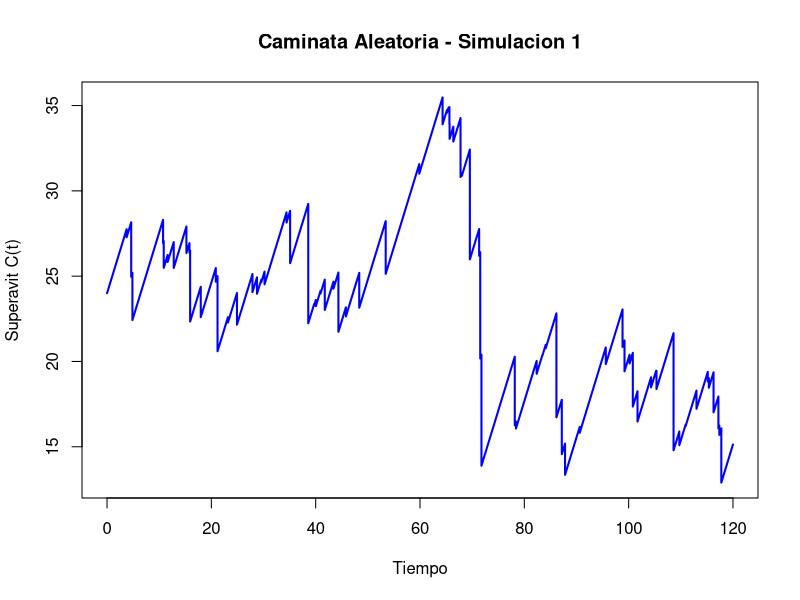
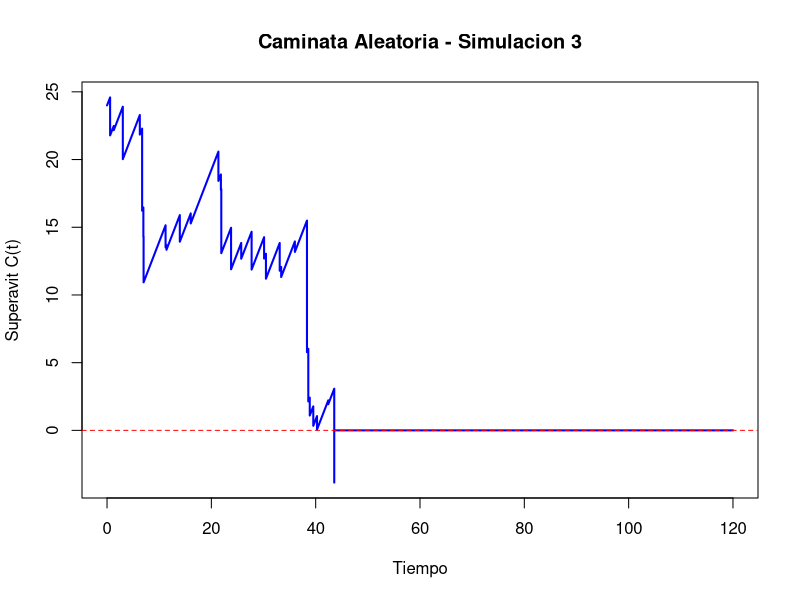

Recreate these plots in R, in order. (Note: a time limit stopped this script after it produced the figures.)
set.seed(89)  # para reproducibilidad

### MODELO ###

# PARTE III: Evaluar estrategias de inyeccion
# Sin inyecciones

## Parametros generales del modelo
u <- 24 # capital inicial
c <- 1 # tasa de ingreso de primas por unidad de tiempo
Tmax <- 120 # tiempo total a simular
nsim <- 10000 # Numero de simulaciones para Monte Carlo

## Parametros de frecuencia
# Parametros de la distribucion de arribos de siniestros (Exponencial)
lambda <- 0.6

## Parametros de tamano
# Parametros de la distribucion de tamanos de siniestros (Exponencial)
lambda_2 <- 0.5

### Monte Carlo ###

## Condiciones iniciales
contador_ruinas <- 0 # Contador de ruinas
contador_no_ruinas <- 0 # Contador de no-ruinas
tiempos_ruina <- numeric() # Tiempos de ruinas
utilidades <- numeric(nsim) # Utilidades
graficado_ruina <- FALSE
graficado_no_ruina <- FALSE

## Simulaciones
for (i in 1:nsim) {
  
  ## Tiempos de arribo de los siniestros
  arribos_brutos_sin <- cumsum(rexp(n = Tmax * lambda * 2, rate = lambda))
  if (tail(arribos_brutos_sin, 1) < Tmax) {
    warning("No se generaron suficientes eventos para cubrir hasta Tmax. Aumentar n.")
  }
  arribos_sin <- arribos_brutos_sin[arribos_brutos_sin <= Tmax]
  n_sin <- length(arribos_sin)
  
  ## Tamanos de los siniestros
  siniestros <- rexp(n_sin, rate = lambda_2)
  
  ### PROCESO DE SUPERAVIT ###
  
  ## Malla temporal
  malla_temp <- seq(0, Tmax, by = 0.001)
  Ct <- numeric(length(malla_temp))
  sin_index <- 1
  acumulados_sin <- 0
  ruina_ocurrida <- FALSE
  tiempo_ruina <- NA
  
  for (j in seq_along(malla_temp)) {
    t <- malla_temp[j]
    
    ## Suma siniestros que ya ocurrieron hasta t
    while (sin_index <= n_sin && arribos_sin[sin_index] <= t) {
      acumulados_sin <- acumulados_sin + siniestros[sin_index]
      sin_index <- sin_index + 1
    }
    
    ## Calculamos el superavit
    Ct[j] <- u + c * t - acumulados_sin
    
    ## Verificamos si hubo ruina
    if (!ruina_ocurrida && Ct[j] < 0) {
      ruina_ocurrida <- TRUE
      tiempo_ruina <- t
      break  # podemos salir del bucle si ya hay ruina
    }
  }
  
  ## Calculamos las utilidades (si hubo)
  t_final <- if (ruina_ocurrida) tiempo_ruina else Tmax # Tiempo final efectivo
  prima_total <- c * t_final # Prima acumulada hasta ese momento
  utilidades[i] <- prima_total - acumulados_sin # Utilidad (no incluye inyecciones, solo primas - siniestros)
  
  ## Almacenamos los datos de ruina (si hubo) o no-ruina
  if (ruina_ocurrida) {
    contador_ruinas <- contador_ruinas + 1
    tiempos_ruina <- c(tiempos_ruina, tiempo_ruina)
  }
  if (!ruina_ocurrida) {
    contador_no_ruinas <- contador_no_ruinas + 1
  }
  
  ## Graficamos la primera no-ruina
  if (!ruina_ocurrida && !graficado_no_ruina) {
    plot(malla_temp, Ct, type = "l", lwd = 2, col = "blue",
         xlab = "Tiempo", ylab = "Superavit C(t)",
         main = paste0("Caminata Aleatoria - Simulacion ", i))
    abline(h = 0, col = "red", lty = 2)
    graficado_no_ruina <- TRUE
  }
  
  ## Graficamos la primera ruina
  if (ruina_ocurrida && !graficado_ruina) {
    plot(malla_temp, Ct, type = "l", lwd = 2, col = "blue",
         xlab = "Tiempo", ylab = "Superavit C(t)",
         main = paste0("Caminata Aleatoria - Simulacion ", i))
    abline(h = 0, col = "red", lty = 2)
    graficado_ruina <- TRUE
  }
}

### Resultados ###

## Calculamos los resultados de las simulaciones Monte Carlo
prob_ruina <- contador_ruinas / nsim
tiempo_prom_ruina <- ifelse(length(tiempos_ruina) > 0, mean(tiempos_ruina), NA)

## Calculamos el Intervalo de confianza
z <- 1.96  # valor z para 95%
se <- sqrt(prob_ruina * (1 - prob_ruina) / nsim)  # error estandar
ic_inf <- prob_ruina - z * se
ic_sup <- prob_ruina + z * se
# Nota: 90% z = 1.645, 95% z = 1.96, 99% z = 2.576

### Resumen ###

## Cuadro Resumen
cat("Probabilidad estimada de ruina:", round(prob_ruina, 4), "\n")
cat("Intervalo de confianza al 95%: [", round(ic_inf, 4), ",", round(ic_sup, 4), "]\n")
cat("Tiempo promedio hasta la ruina (condicionado):", round(tiempo_prom_ruina, 4), "\n")
cat("Utilidad promedio:", round(mean(utilidades), 4), "\n")

## Graficas Resumen
if (length(tiempos_ruina) > 0) {
  hist(tiempos_ruina, breaks = 50, col = "lightblue",
       main = "Distribucion de los tiempos de ruina",
       xlab = "Tiempo de ruina", ylab = "Frecuencia")
}

hist(utilidades, breaks = 50, col = "lightgreen",
     main = "Distribucion de la utilidad (prima - siniestros)",
     xlab = "Utilidad", ylab = "Frecuencia")
